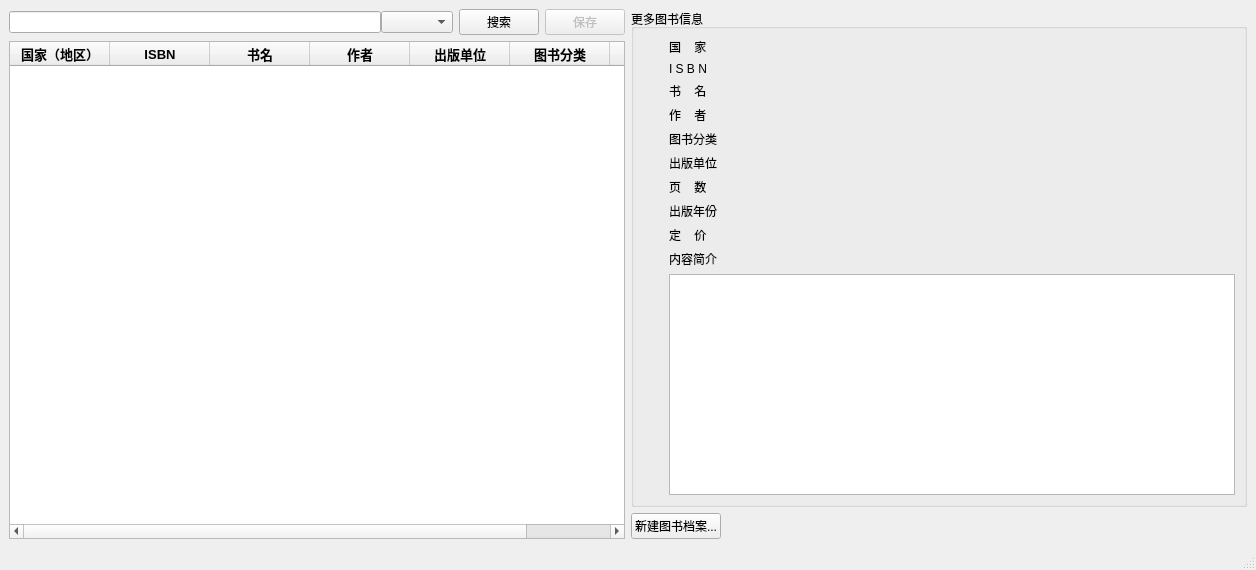
<?xml version="1.0" encoding="UTF-8"?>
<ui version="4.0">
 <class>MainWindow</class>
 <widget class="QMainWindow" name="MainWindow">
  <property name="geometry">
   <rect>
    <x>0</x>
    <y>0</y>
    <width>1256</width>
    <height>570</height>
   </rect>
  </property>
  <property name="windowTitle">
   <string>微信公众号：学点编程吧--极简图书管理</string>
  </property>
  <property name="windowIcon">
   <iconset>
    <normaloff>res/logo.jpg</normaloff>res/logo.jpg</iconset>
  </property>
  <widget class="QWidget" name="centralWidget">
   <layout class="QHBoxLayout" name="horizontalLayout_14">
    <item>
     <layout class="QVBoxLayout" name="verticalLayout_3">
      <item>
       <layout class="QHBoxLayout" name="horizontalLayout_12">
        <item>
         <layout class="QHBoxLayout" name="horizontalLayout_11">
          <property name="spacing">
           <number>0</number>
          </property>
          <item>
           <widget class="QLineEdit" name="lineEdit">
            <property name="focusPolicy">
             <enum>Qt::ClickFocus</enum>
            </property>
           </widget>
          </item>
          <item>
           <widget class="QComboBox" name="comboBox">
            <property name="focusPolicy">
             <enum>Qt::ClickFocus</enum>
            </property>
           </widget>
          </item>
         </layout>
        </item>
        <item>
         <widget class="QPushButton" name="pushButton_search">
          <property name="text">
           <string>搜索</string>
          </property>
         </widget>
        </item>
        <item>
         <widget class="QPushButton" name="pushButton_save">
          <property name="enabled">
           <bool>false</bool>
          </property>
          <property name="text">
           <string>保存</string>
          </property>
         </widget>
        </item>
       </layout>
      </item>
      <item>
       <widget class="QTableWidget" name="tableWidget">
        <property name="statusTip">
         <string>双击修改表格数据，保存需点击保存按钮。</string>
        </property>
        <property name="columnCount">
         <number>7</number>
        </property>
        <column>
         <property name="text">
          <string>国家（地区）</string>
         </property>
         <property name="font">
          <font>
           <pointsize>10</pointsize>
           <weight>75</weight>
           <bold>true</bold>
          </font>
         </property>
        </column>
        <column>
         <property name="text">
          <string>ISBN</string>
         </property>
         <property name="font">
          <font>
           <pointsize>10</pointsize>
           <weight>75</weight>
           <bold>true</bold>
          </font>
         </property>
        </column>
        <column>
         <property name="text">
          <string>书名</string>
         </property>
         <property name="font">
          <font>
           <pointsize>10</pointsize>
           <weight>75</weight>
           <bold>true</bold>
          </font>
         </property>
        </column>
        <column>
         <property name="text">
          <string>作者</string>
         </property>
         <property name="font">
          <font>
           <pointsize>10</pointsize>
           <weight>75</weight>
           <bold>true</bold>
          </font>
         </property>
        </column>
        <column>
         <property name="text">
          <string>出版单位</string>
         </property>
         <property name="font">
          <font>
           <pointsize>10</pointsize>
           <weight>75</weight>
           <bold>true</bold>
          </font>
         </property>
        </column>
        <column>
         <property name="text">
          <string>图书分类</string>
         </property>
         <property name="font">
          <font>
           <pointsize>10</pointsize>
           <weight>75</weight>
           <bold>true</bold>
          </font>
         </property>
        </column>
        <column>
         <property name="text">
          <string>定价</string>
         </property>
         <property name="font">
          <font>
           <pointsize>10</pointsize>
           <weight>75</weight>
           <bold>true</bold>
          </font>
         </property>
        </column>
       </widget>
      </item>
     </layout>
    </item>
    <item>
     <layout class="QVBoxLayout" name="verticalLayout_4">
      <item>
       <widget class="QGroupBox" name="groupBox">
        <property name="title">
         <string>更多图书信息</string>
        </property>
        <layout class="QHBoxLayout" name="horizontalLayout_13">
         <item>
          <layout class="QVBoxLayout" name="verticalLayout_2">
           <item>
            <spacer name="verticalSpacer">
             <property name="orientation">
              <enum>Qt::Vertical</enum>
             </property>
             <property name="sizeHint" stdset="0">
              <size>
               <width>20</width>
               <height>40</height>
              </size>
             </property>
            </spacer>
           </item>
           <item>
            <widget class="QLabel" name="label">
             <property name="text">
              <string/>
             </property>
             <property name="pixmap">
              <pixmap>res/book.png</pixmap>
             </property>
             <property name="scaledContents">
              <bool>true</bool>
             </property>
            </widget>
           </item>
           <item>
            <spacer name="verticalSpacer_2">
             <property name="orientation">
              <enum>Qt::Vertical</enum>
             </property>
             <property name="sizeHint" stdset="0">
              <size>
               <width>20</width>
               <height>40</height>
              </size>
             </property>
            </spacer>
           </item>
          </layout>
         </item>
         <item>
          <layout class="QVBoxLayout" name="verticalLayout">
           <item>
            <layout class="QHBoxLayout" name="horizontalLayout_9">
             <item>
              <widget class="QLabel" name="label_5">
               <property name="text">
                <string>国    家</string>
               </property>
              </widget>
             </item>
             <item>
              <widget class="QLabel" name="label_country">
               <property name="text">
                <string/>
               </property>
              </widget>
             </item>
            </layout>
           </item>
           <item>
            <layout class="QHBoxLayout" name="horizontalLayout">
             <item>
              <widget class="QLabel" name="label_2">
               <property name="text">
                <string>I S B N</string>
               </property>
              </widget>
             </item>
             <item>
              <widget class="QLabel" name="label_isbn">
               <property name="text">
                <string/>
               </property>
              </widget>
             </item>
            </layout>
           </item>
           <item>
            <layout class="QHBoxLayout" name="horizontalLayout_2">
             <item>
              <widget class="QLabel" name="label_15">
               <property name="text">
                <string>书    名</string>
               </property>
              </widget>
             </item>
             <item>
              <widget class="QLabel" name="label_bookname">
               <property name="text">
                <string/>
               </property>
              </widget>
             </item>
            </layout>
           </item>
           <item>
            <layout class="QHBoxLayout" name="horizontalLayout_3">
             <item>
              <widget class="QLabel" name="label_4">
               <property name="text">
                <string>作    者</string>
               </property>
              </widget>
             </item>
             <item>
              <widget class="QLabel" name="label_author">
               <property name="text">
                <string/>
               </property>
              </widget>
             </item>
            </layout>
           </item>
           <item>
            <layout class="QHBoxLayout" name="horizontalLayout_4">
             <item>
              <widget class="QLabel" name="label_3">
               <property name="text">
                <string>图书分类</string>
               </property>
              </widget>
             </item>
             <item>
              <widget class="QLabel" name="label_classification">
               <property name="text">
                <string/>
               </property>
              </widget>
             </item>
            </layout>
           </item>
           <item>
            <layout class="QHBoxLayout" name="horizontalLayout_5">
             <item>
              <widget class="QLabel" name="label_6">
               <property name="text">
                <string>出版单位</string>
               </property>
              </widget>
             </item>
             <item>
              <widget class="QLabel" name="label_publisher">
               <property name="text">
                <string/>
               </property>
              </widget>
             </item>
            </layout>
           </item>
           <item>
            <layout class="QHBoxLayout" name="horizontalLayout_6">
             <item>
              <widget class="QLabel" name="label_10">
               <property name="text">
                <string>页    数</string>
               </property>
              </widget>
             </item>
             <item>
              <widget class="QLabel" name="label_pages">
               <property name="text">
                <string/>
               </property>
              </widget>
             </item>
            </layout>
           </item>
           <item>
            <layout class="QHBoxLayout" name="horizontalLayout_7">
             <item>
              <widget class="QLabel" name="label_8">
               <property name="text">
                <string>出版年份</string>
               </property>
              </widget>
             </item>
             <item>
              <widget class="QLabel" name="label_pubdate">
               <property name="text">
                <string/>
               </property>
              </widget>
             </item>
            </layout>
           </item>
           <item>
            <layout class="QHBoxLayout" name="horizontalLayout_8">
             <item>
              <widget class="QLabel" name="label_12">
               <property name="text">
                <string>定    价</string>
               </property>
              </widget>
             </item>
             <item>
              <widget class="QLabel" name="label_price">
               <property name="text">
                <string/>
               </property>
              </widget>
             </item>
            </layout>
           </item>
           <item>
            <widget class="QLabel" name="label_14">
             <property name="text">
              <string>内容简介</string>
             </property>
            </widget>
           </item>
           <item>
            <widget class="QTextBrowser" name="textBrowser"/>
           </item>
          </layout>
         </item>
        </layout>
       </widget>
      </item>
      <item>
       <layout class="QHBoxLayout" name="horizontalLayout_10">
        <item>
         <widget class="QPushButton" name="pushButton_createbook">
          <property name="text">
           <string>新建图书档案...</string>
          </property>
         </widget>
        </item>
        <item>
         <spacer name="horizontalSpacer">
          <property name="orientation">
           <enum>Qt::Horizontal</enum>
          </property>
          <property name="sizeHint" stdset="0">
           <size>
            <width>40</width>
            <height>20</height>
           </size>
          </property>
         </spacer>
        </item>
       </layout>
      </item>
     </layout>
    </item>
   </layout>
  </widget>
  <widget class="QStatusBar" name="statusBar"/>
 </widget>
 <resources/>
 <connections/>
</ui>
